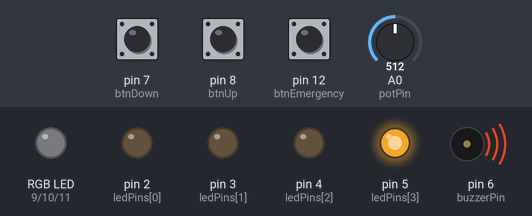
Simulated run of this sketch. Board: Arduino Uno, built with avr-gcc and run on an emulated ATmega328P. Shown: an RGB LED mixed from three pins (HIGH = lit), output pins drawn as LEDs (lit = HIGH), buzzer (waves = sounding). The test bench sets the inputs (shaded band); at power-on: pin 12 (btnEmergency) HIGH, A0 (potPin) = 512, pin 8 (btnUp) HIGH, pin 7 (btnDown) HIGH.

Above: at 1.2 s.
1.3 s: pin 12 (btnEmergency) pulled LOW for 0.15 s
At 1.92 s:
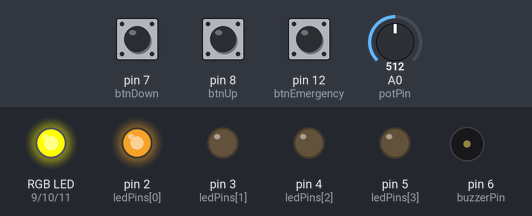
4.3 s: A0 (potPin) set to 489
At 4.7 s:
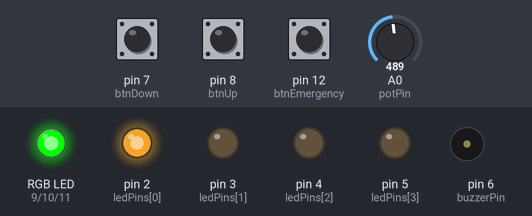
5.8 s: pin 8 (btnUp) pulled LOW for 0.15 s
At 7.0 s:
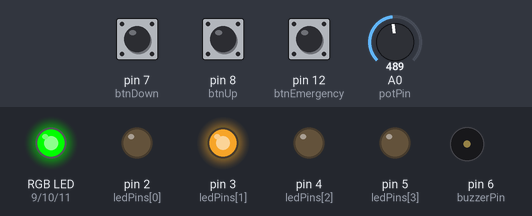
7.4 s: pin 7 (btnDown) pulled LOW for 0.15 s
At 8.5 s:
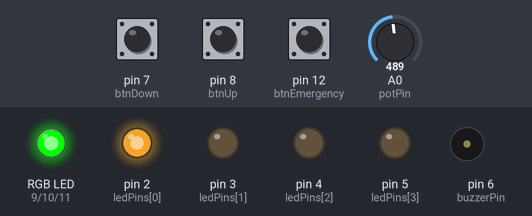
9.0 s: A0 (potPin) set to 265
10.5 s: A0 (potPin) set to 234
At 11.8 s:
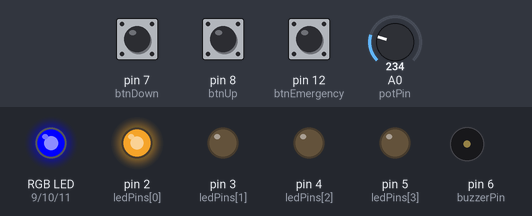
Timing chart, 0 to 13.0 s (numbered marks = the images above; inputs shaded):
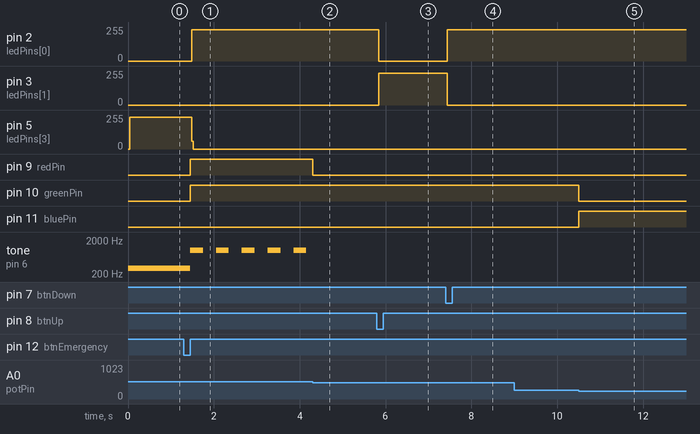

The sketch:

threat_monitor.ino
```cpp
const int potPin = A0;
const int btnUp = 8;         // Normal mode: cycle LED modes
const int btnDown = 7;       // Normal mode: cycle LED modes
const int btnEmergency = 12; // Toggle emergency mode
const int ledPins[4] = {2, 3, 4, 5};
const int buzzerPin = 6;
const int redPin = 9;
const int greenPin = 10;
const int bluePin = 11;
int threatLevel = 0;
int responseLevel = 0;
bool emergencyActive = false;
bool upPressed = false;
bool downPressed = false;
bool emergencyLast = LOW;    // for toggle detection
void setup() {
  for (int i = 0; i < 4; i++)
    pinMode(ledPins[i], OUTPUT);
  pinMode(buzzerPin, OUTPUT);
  pinMode(redPin, OUTPUT);
  pinMode(greenPin, OUTPUT);
  pinMode(bluePin, OUTPUT);
  pinMode(btnUp, INPUT_PULLUP);
  pinMode(btnDown, INPUT_PULLUP);
  pinMode(btnEmergency, INPUT_PULLUP);
  digitalWrite(ledPins[0], HIGH);
  setRGB(0, 0, 255);  // Safe (blue)
}
void loop() {
  bool emergencyNow = digitalRead(btnEmergency);
  if (emergencyNow == HIGH && emergencyLast == LOW) {
    emergencyActive = !emergencyActive;
    if (!emergencyActive) {
      responseLevel = 0;      // Back to LED pin 2 (Normal)
      setRGB(0, 0, 255);      // Reset RGB to safe color
      noTone(buzzerPin);      // Stop any buzzer tone
    }
  }
  emergencyLast = emergencyNow;
  if (emergencyActive) {
    handleEmergency();
    return;
  }
  readThreat();
  updateThreatRGB();
  autoBuzzer();
  handleButtonsNormal();
  updateLEDsNormal();
}
void handleEmergency() {
  setRGB(0, 0, 0);
  for (int i = 0; i < 4; i++)
    digitalWrite(ledPins[i], LOW);
  digitalWrite(ledPins[3], HIGH);  // Emergency LED ON
  tone(buzzerPin, 300);  // Low continuous tone
}
void readThreat() {
  int pot = analogRead(potPin);

  if (pot <= 250) threatLevel = 0;
  else if (pot <= 500) threatLevel = 1;
  else if (pot <= 750) threatLevel = 2;
  else threatLevel = 3;
}
void updateThreatRGB() {
  switch (threatLevel) {
    case 0: setRGB(0, 0, 255); break;       // Blue
    case 1: setRGB(0, 255, 0); break;       // Green
    case 2: setRGB(255, 255, 0); break;     // Yellow
    case 3: setRGB(255, 0, 0); break;       // Red
  }
}
void setRGB(int r, int g, int b) {
  analogWrite(redPin, r);
  analogWrite(greenPin, g);
  analogWrite(bluePin, b);
}
void autoBuzzer() {
  if (threatLevel < 2) {
    noTone(buzzerPin);
    return;
  }
  if (threatLevel == 2) {
    static unsigned long lastToggle = 0;
    static bool on = false;
    if (millis() - lastToggle > 300) {
      lastToggle = millis();
      on = !on;
      if (on) tone(buzzerPin, 1000);
      else noTone(buzzerPin);
    }
  }
  if (threatLevel == 3) {
    tone(buzzerPin, 1000);  // continuous high tone
  }
}
void handleButtonsNormal() {
  if (digitalRead(btnUp) == LOW && !upPressed) {
    upPressed = true;
    if (responseLevel < 2) responseLevel++;  // Only 0–2 allowed
  }
  if (digitalRead(btnUp) == HIGH) upPressed = false;
  if (digitalRead(btnDown) == LOW && !downPressed) {
    downPressed = true;
    if (responseLevel > 0) responseLevel--;
  }
  if (digitalRead(btnDown) == HIGH) downPressed = false;
}
void updateLEDsNormal() {
  for (int i = 0; i < 4; i++)
    digitalWrite(ledPins[i], LOW);
  digitalWrite(ledPins[responseLevel], HIGH);
}
```

Measured:
- the behaviour switches between 501 and 500 on A0 (potPin) (found by bisection; images 1 and 2)
- the behaviour switches between 251 and 250 on A0 (potPin) (found by bisection; images 4 and 5)
- after the input at 1.3 s, pin 2 (ledPins[0]): 0/255 → 233/255 after 0.18 s; pin 5 (ledPins[3]): 240/255 → 0/255 after 0.18 s; pin 9 (redPin), pin 10 (greenPin): LOW → HIGH after 0.15 s; tone on pin 6 (buzzerPin): alternates 1000 Hz for 0.30 s and silent for 0.30 s, starting after 0.15 s
- after the input at 4.3 s, pin 9 (redPin): HIGH → LOW at once; tone on pin 6 (buzzerPin): stops changing and stays silent
- after the input at 5.8 s, pin 2 (ledPins[0]): 233/255 → 0/255 at once; pin 3 (ledPins[1]): 0/255 → 238/255 at once
- after the input at 7.4 s, pin 2 (ledPins[0]): 0/255 → 233/255 at once; pin 3 (ledPins[1]): 238/255 → 0/255 at once
- after the input at 9.0 s, every drawn part: stays the same
- after the input at 10.5 s, pin 10 (greenPin): HIGH → LOW at once; pin 11 (bluePin): LOW → HIGH at once
